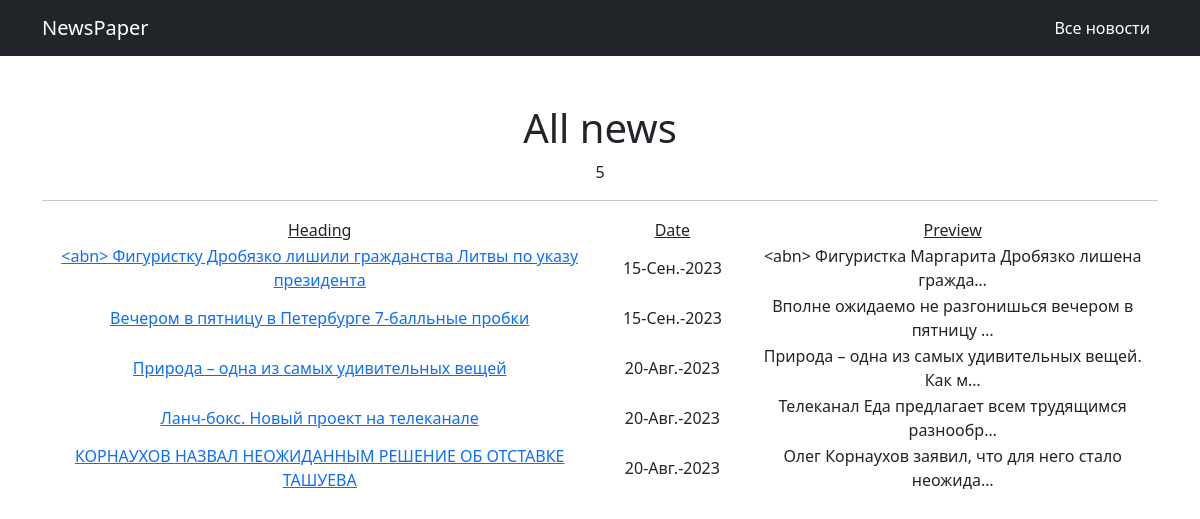
Page /news/ on the committed database.
### news/models.py (models this page shows, shortened)
class Post(models.Model):
    NEWS = 'NW'
    ARTICLE = 'AR'
    TYPE_CHOICES = (
        (NEWS, 'Новость'),
        (ARTICLE, 'Статья')
    )
    type = models.CharField(max_length = 2, choices = TYPE_CHOICES, default = NEWS)
    timePost = models.DateTimeField(auto_now_add=True)
    title = models.CharField(max_length = 255)
    textPost = models.TextField()
    ratingPost = models.IntegerField(default=0)
    author = models.ForeignKey(Author, on_delete=models.CASCADE)
    category = models.ManyToManyField(Category, through='PostCategory')

### news/views.py (the view)
# urls.py: path('', PostList.as_view(), name='news'),
class PostList(ListView):
    model = Post
    template_name = 'news.html'
    context_object_name = 'news'
    queryset = Post.objects.order_by('-id')
    def get_context_data(self, **kwargs):
        context = super().get_context_data(**kwargs)
        context['is_not_premium'] = not self.request.user.groups.filter(name='authors').exists()
        return context

### news/templatetags/custom_filters.py (called while the page is built)
@register.filter(name='censor')
def censor(text):
    forbidden_vocabulary = ['nba']
    for i in forbidden_vocabulary:
        text = text.replace(i, '<abn>')
        text = text.replace(i.upper(), '<abn>')
    return text

### templates/news.html (shortened to what this page needs)
{% extends 'default.html' %}
{% load custom_filters %}
{% block content %}
<h1>All news</h1>
{{ news|length }}
<hr>
{% if news %}
<table>
    <tr>
        <td><u>Heading</u></td>
        <td width="150"><u>Date</u></td>
        <td><u>Preview</u></td>
    </tr>
    {% for new_s in news %}
    <tr>
        <td>
            <a href="{% url 'new_s' new_s.id %}">{{ new_s.title|censor }}</a>
        </td>
        <td>{{ new_s.timePost|date:'d-N-Y' }}</td>
        <td>{{ new_s.textPost|censor|truncatechars:50 }}</td>
    </tr>
    {% endfor %}
</table>
{% else %}
<h2>No news</h2>
{% endif %}
{% endblock content %}

### rows in the picture
Post: title|censor "<abn> Фигуристку Дробязко лишили гражданства Литвы по указу президента", timePost "15-Сен.-2023", textPost|censor "<abn> Фигуристка Маргарита Дробязко лишена гражда…"
Post: title|censor "Вечером в пятницу в Петербурге 7-балльные пробки", timePost "15-Сен.-2023", textPost|censor "Вполне ожидаемо не разгонишься вечером в пятницу …"
Post: title|censor "Природа – одна из самых удивительных вещей", timePost "20-Авг.-2023", textPost|censor "Природа – одна из самых удивительных вещей. Как м…"
Post: title|censor "Ланч-бокс. Новый проект на телеканале", timePost "20-Авг.-2023", textPost|censor "Телеканал Еда предлагает всем трудящимся разнообр…"
Post: title|censor "КОРНАУХОВ НАЗВАЛ НЕОЖИДАННЫМ РЕШЕНИЕ ОБ ОТСТАВКЕ ТАШУЕВА", timePost "20-Авг.-2023", textPost|censor "Олег Корнаухов заявил, что для него стало неожида…"

### other values in the picture
{{ news|length }} "5"
